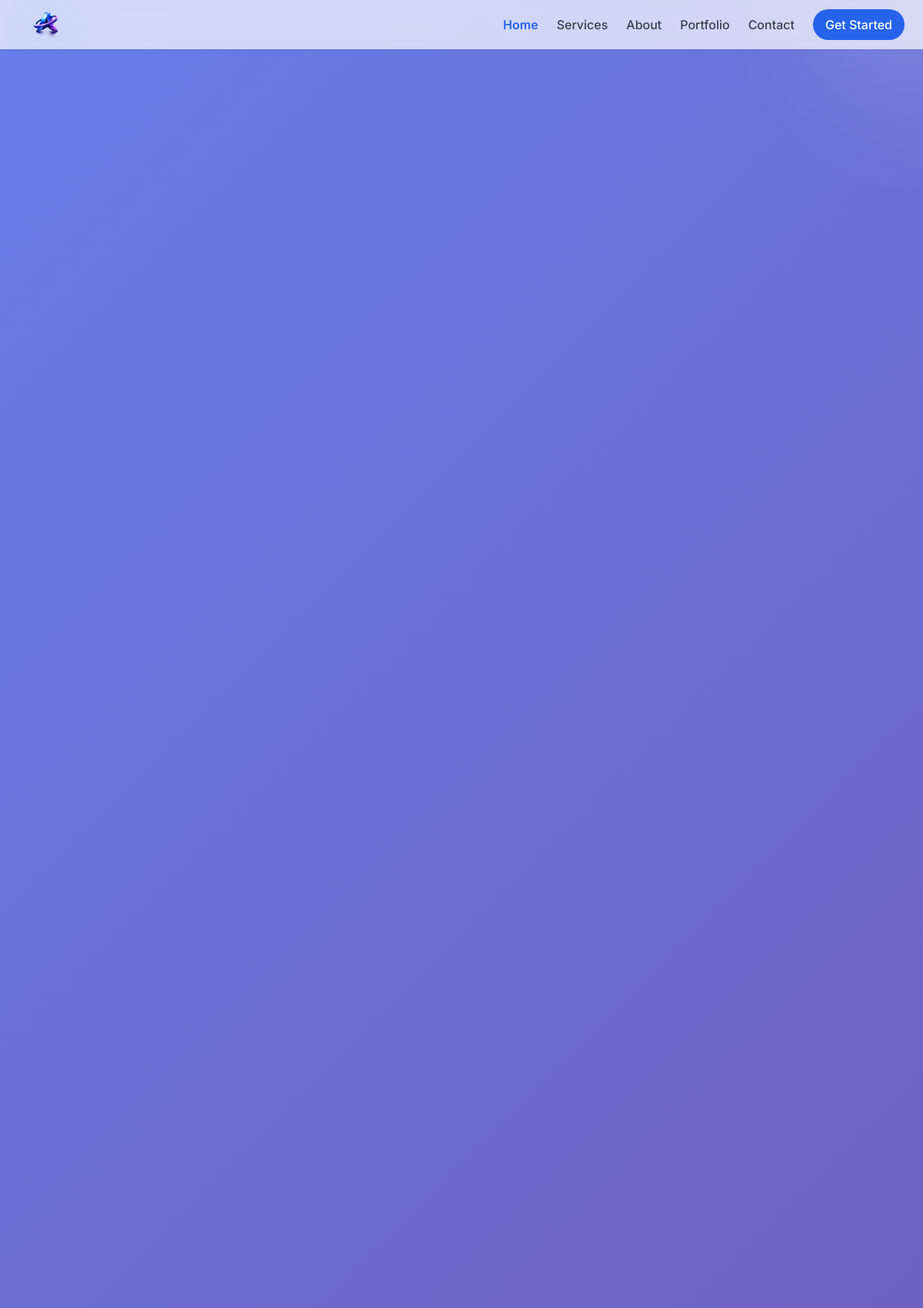
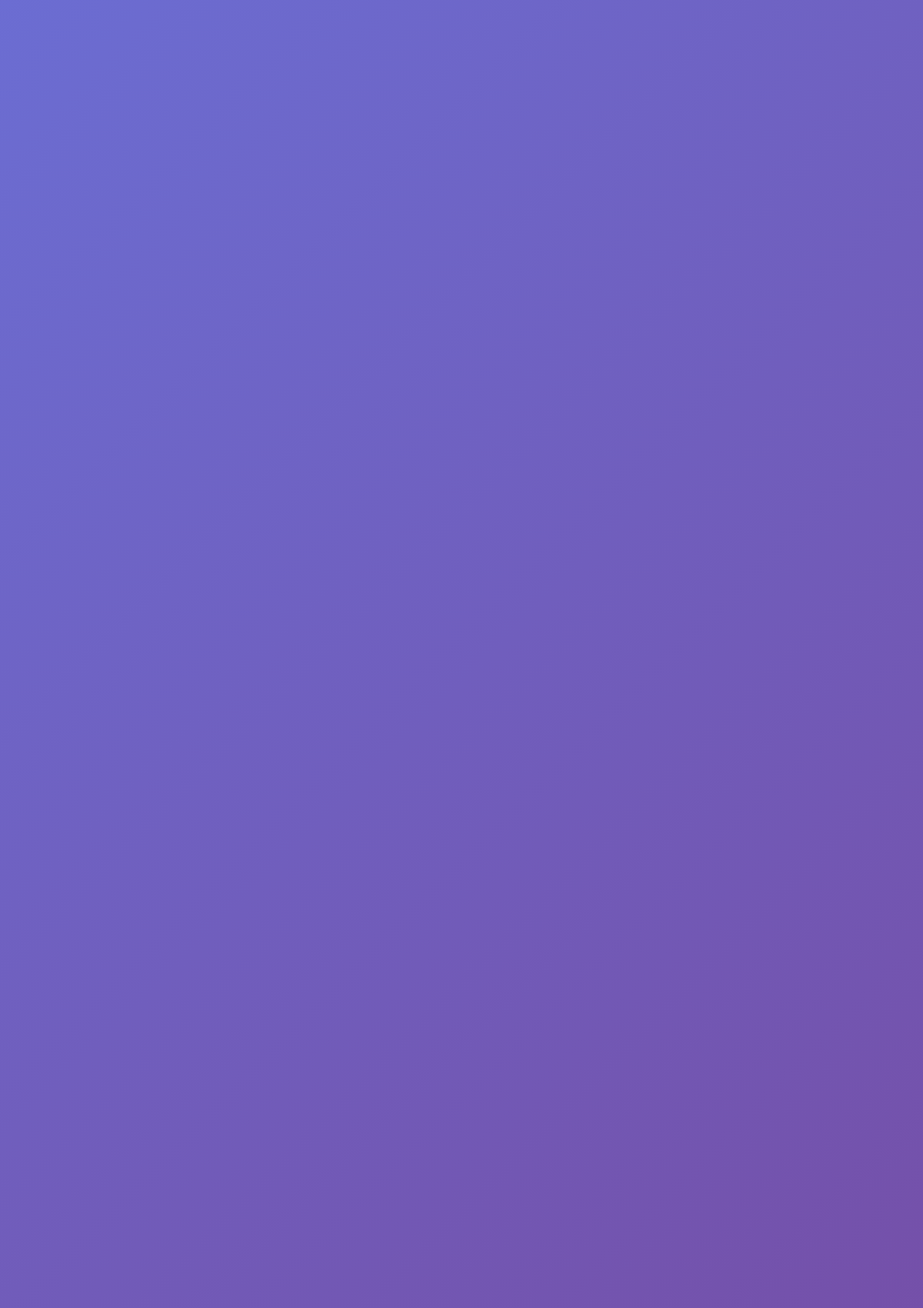
The page / (upper part) on the database its author committed (2 pictures, top to bottom).
### core/models.py (models this page shows, shortened)
class SingletonModel(models.Model):
    class Meta:
        abstract = True
    @classmethod
    def load(cls):
        obj, _ = cls.objects.get_or_create(pk=1)
        return obj

class SiteConfiguration(SingletonModel):
    site_name = models.CharField(max_length=100, default="TechNova")
    site_tagline = models.CharField(
        max_length=200, default="Digital Solutions for Modern Business"
    )
    logo = models.ImageField(upload_to="branding/", blank=True, null=True)
    meta_description = models.TextField(
        default=(
            "Building scalable digital solutions for modern businesses. "
            "Web development, mobile apps, AI solutions, and cloud services."
        )
    )
    meta_keywords = models.CharField(
        max_length=300,
        default=(
            "web development, mobile apps, AI solutions, cloud computing, "
            "UI UX design, startup, technology"
        ),
    )
    author_name = models.CharField(max_length=100, default="TechNova")
    navbar_cta_text = models.CharField(max_length=50, default="Get Started")
    footer_description = models.TextField(
        default=(
            "Building scalable digital solutions for modern businesses. "
            "We transform ideas into powerful technology that drives growth."
        )
    )
    contact_email = models.EmailField(default="hello@technova.com")
    contact_phone = models.CharField(max_length=50, default="+1 (555) 123-4567")
    contact_address = models.TextField(
        default="123 Tech Street, Suite 100, San Francisco, CA 94105"
    )
    working_hours = models.CharField(
        max_length=100, default="Mon - Fri: 9:00 AM - 6:00 PM"
    )
    map_embed_url = models.CharField(
        max_length=100,
        blank=True,
        help_text="Enter coordinates as 'latitude,longitude' e.g. '24.8607,67.0011'",
    )
    map_placeholder_text = models.CharField(
        max_length=150, default="Set map coordinates in admin panel."
    )
    footer_copyright = models.CharField(
        max_length=200, default="TechNova. All rights reserved."
    )
    privacy_policy_url = models.URLField(blank=True)
    terms_url = models.URLField(blank=True)
    facebook_url = models.URLField(blank=True)
    twitter_url = models.URLField(blank=True)
    instagram_url = models.URLField(blank=True)
    linkedin_url = models.URLField(blank=True)
    youtube_url = models.URLField(blank=True)
    github_url = models.URLField(blank=True)
    class Meta:
        verbose_name = "Site Configuration"
        verbose_name_plural = "Site Configuration"

### core/views.py (the view)
# urls.py: path("", views.home, name="home"),
def home(request):
    services = Service.objects.filter(is_active=True).order_by("order")
    projects = Project.objects.filter(is_active=True).select_related("category").order_by(
        "order"
    )[:6]
    testimonials = Testimonial.objects.filter(is_active=True)
    pricing_plans = PricingPlan.objects.filter(is_active=True).order_by("order")
    context = {
        "home_page": HomePageContent.load(),
        "services": services[:6],
        "hero_services": services[:4],
        "projects": projects,
        "testimonials": testimonials,
        "testimonial_form": PublicTestimonialForm(),
        "pricing_plans": pricing_plans,
    }
    return render(request, "core/home.html", context)

### core/context_processors.py (called while the page is built)
def site_content(request):
    return {
        "site_config": SiteConfiguration.load(),
        "current_year": datetime.now().year,
    }

### core/models.py (called while the page is built)
    @property
    def technologies_list(self):
        return [item.strip() for item in self.technologies.split(",") if item.strip()]

    def get_features_list(self):
        return [item.strip() for item in self.features.splitlines() if item.strip()]

### templates/core/home.html (shortened to what this page needs)
{% extends 'core/base.html' %}
{% load leaflet_tags %}
{% load static %}
{% block content %}
<section id="home" class="min-h-screen flex items-center pt-20 hero-gradient relative overflow-hidden">
    <div class="absolute inset-0 overflow-hidden">
        <div class="absolute -top-40 -right-40 w-80 h-80 bg-white/10 rounded-full blur-3xl"></div>
    </div>
</section>
{% endblock %}

### templates/core/includes/navbar.html (shortened to what this page needs)
<nav id="navbar" class="fixed top-0 left-0 right-0 z-50 transition-all duration-300 bg-white/70 backdrop-blur-md shadow-sm">
    <div class="max-w-7xl mx-auto px-4 sm:px-5 lg:px-6">
        {% with current=request.resolver_match.url_name %}
        <div class="flex justify-between items-center h-16">
            <div class="flex-shrink-0">
                <a href="{% url 'home' %}" class="flex items-center gap-2">
                    {% if site_config.logo %}
                    <img src="{{ site_config.logo.url }}"
                         alt="{{ site_config.site_name }}"
                         class="brand-mark h-10 w-auto sm:h-12 object-contain">
                    {% else %}
                    <span class="text-xl font-bold gradient-text">{{ site_config.site_name }}</span>
                    {% endif %}
                </a>
            </div>
            <div class="hidden md:flex items-center space-x-6">
                <a href="{% url 'home' %}" class="{% if current == 'home' %}text-blue-600 font-semibold{% else %}text-gray-700 hover:text-blue-600 font-medium transition-colors{% endif %}">Home</a>
                <a href="{% url 'services' %}" class="{% if current == 'services' %}text-blue-600 font-semibold{% else %}text-gray-700 hover:text-blue-600 font-medium transition-colors{% endif %}">Services</a>
                <a href="{% url 'about' %}" class="{% if current == 'about' %}text-blue-600 font-semibold{% else %}text-gray-700 hover:text-blue-600 font-medium transition-colors{% endif %}">About</a>
                <a href="{% url 'portfolio' %}" class="{% if current == 'portfolio' %}text-blue-600 font-semibold{% else %}text-gray-700 hover:text-blue-600 font-medium transition-colors{% endif %}">Portfolio</a>
                <a href="{% url 'contact' %}" class="{% if current == 'contact' %}text-blue-600 font-semibold{% else %}text-gray-700 hover:text-blue-600 font-medium transition-colors{% endif %}">Contact</a>
                <a href="{% url 'contact' %}"
                   class="bg-blue-600 text-white px-4 py-2 rounded-full font-medium hover:bg-blue-700 transition-all">
                    {{ site_config.navbar_cta_text }}
                </a>
            </div>
        </div>
        {% endwith %}
    </div>
</nav>

### templates/core/base.html (style rules this page uses)
* { font-family: 'Inter', sans-serif; }
:root { --primary: #2563eb; --secondary: #7c3aed; --accent: #06b6d4; }
.hero-gradient { background: linear-gradient(135deg, #667eea 0%, #764ba2 50%, #06b6d4 100%); }
.brand-mark { filter: drop-shadow(0 10px 24px rgba(59, 130, 246, 0.22)); }
html { scroll-behavior: smooth; }

### rows shown on the page
SiteConfiguration: logo (picture), navbar_cta_text "Get Started"
